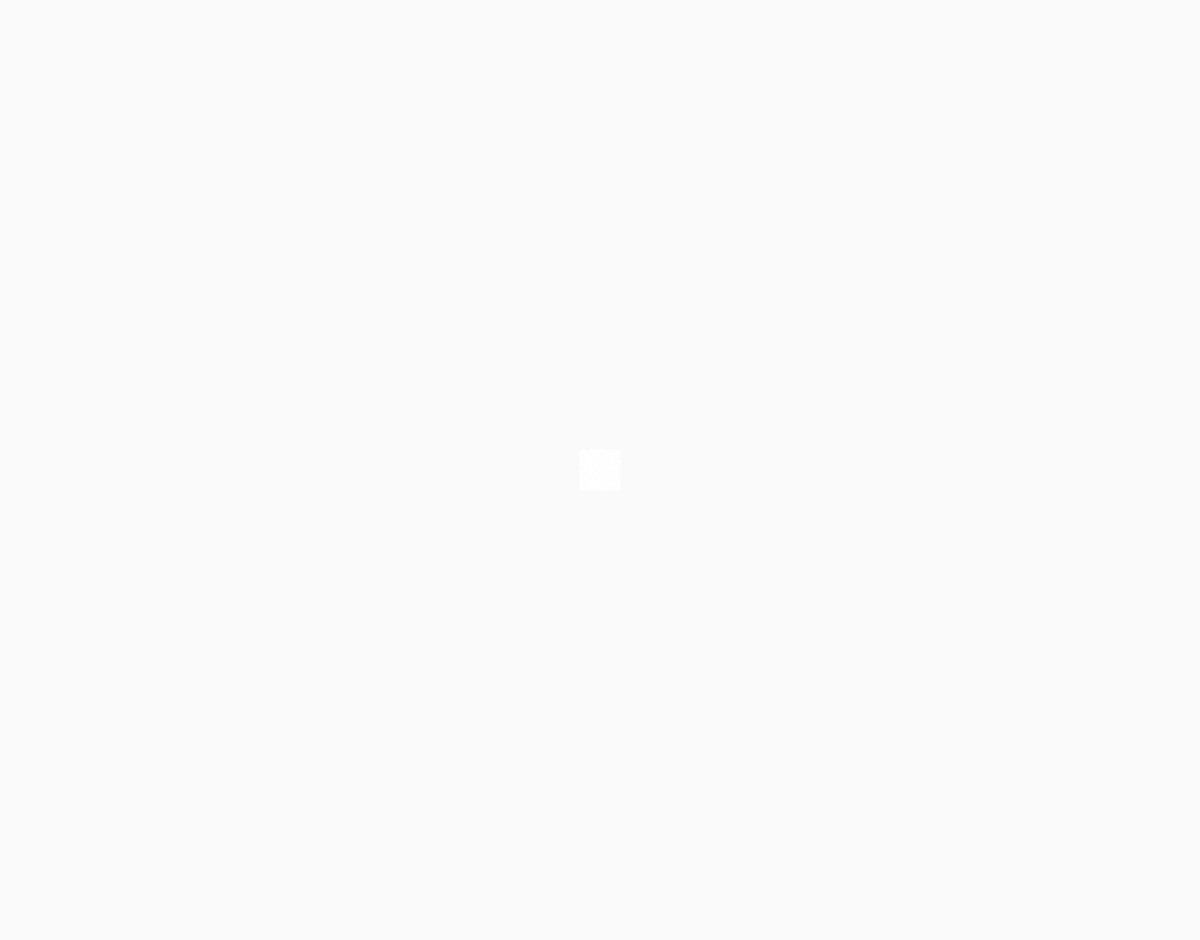
Frame 1 (no input)
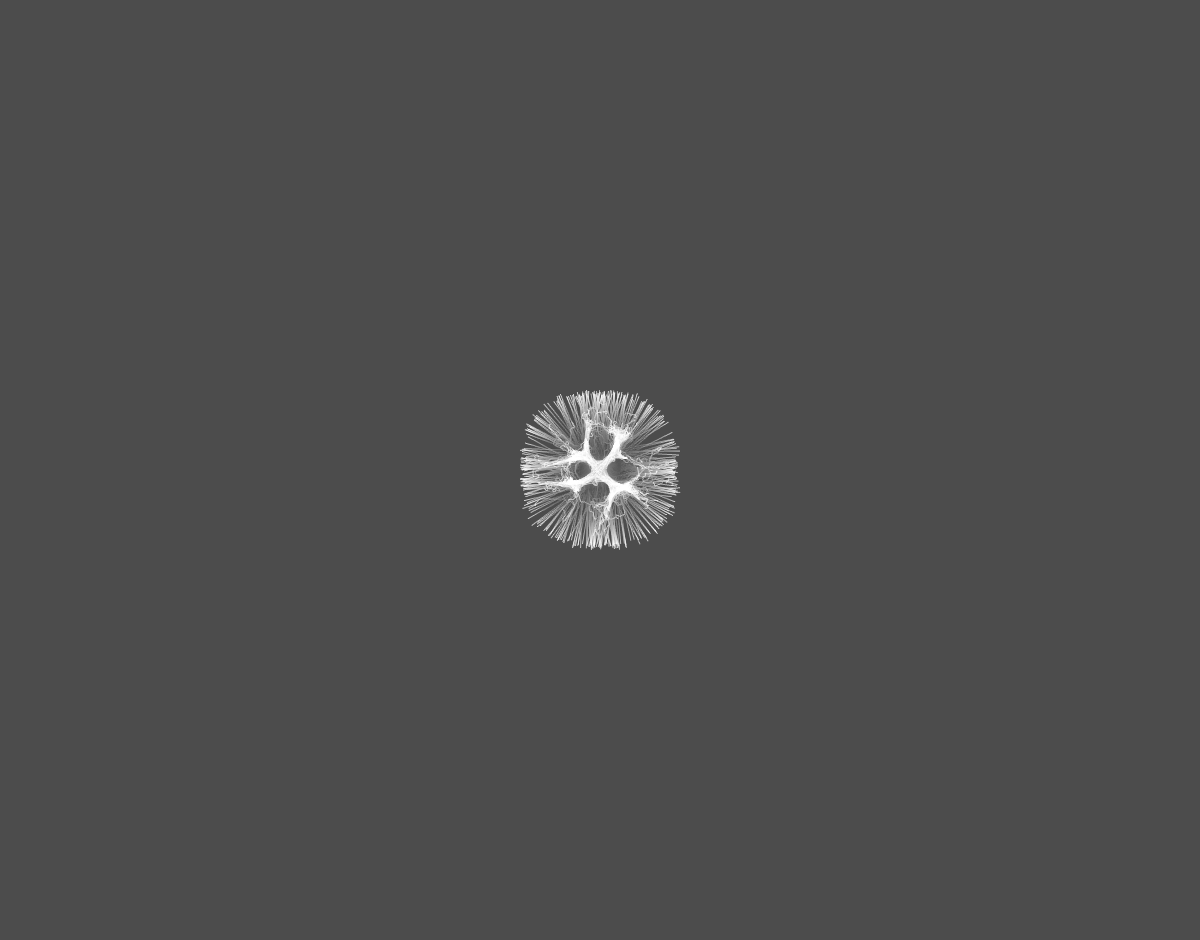
Frame 60 (no input)
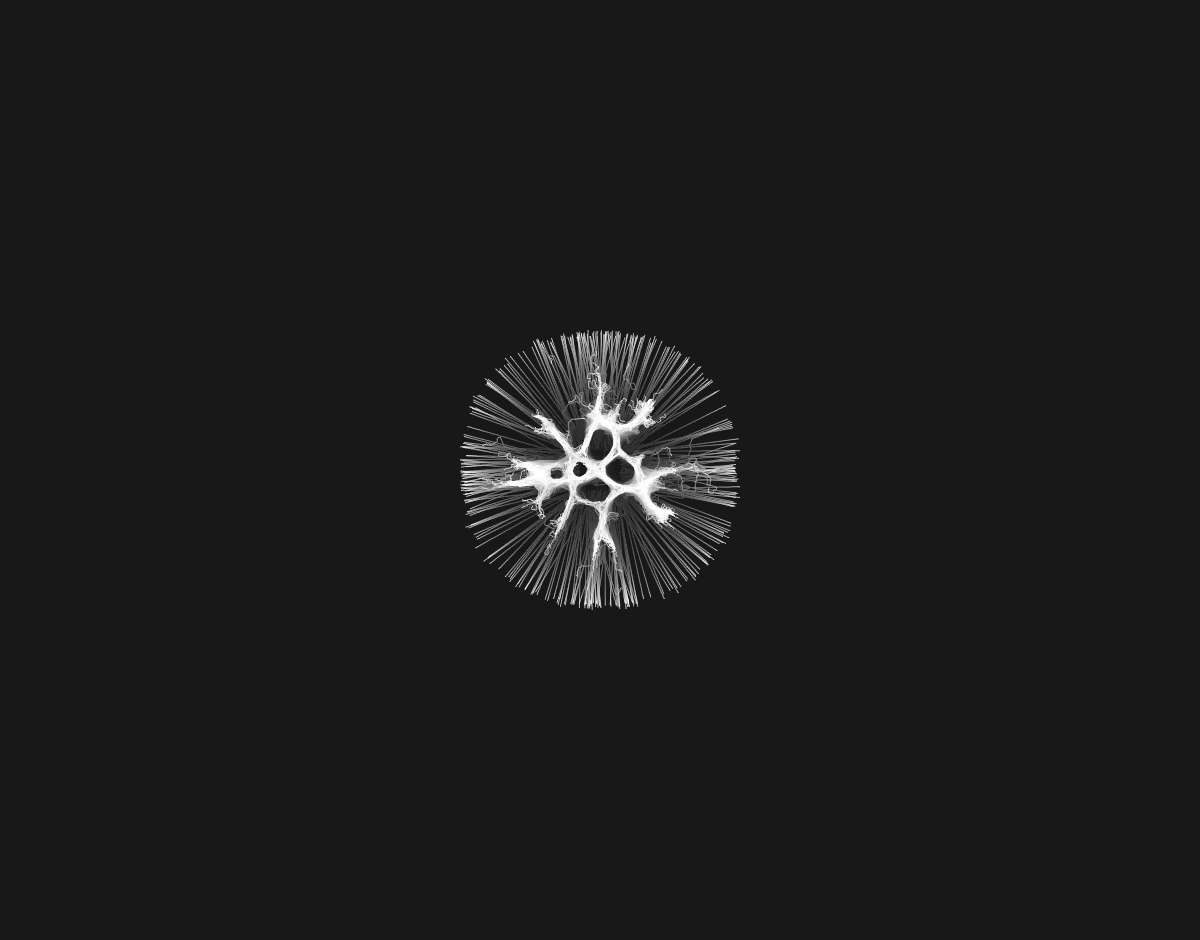
Frame 120 (the mouse pressed at the canvas centre since frame 60)

The p5.js sketch that drew these frames (run headless with seeded random() and noise() and a simulated clock; from frame 60 on, the mouse is pressed at the canvas centre):

// p5.js sketch
// ── sketch.js
// https://editor.p5js.org/jht9629-nyu/sketches/n4PPY4sF1
// Slime Molds v2
// reset when hit edges of canvas 
// colorized

let molds = [];
let num = 4000;
let d;
let my = {};
// Reset after my.resetTime secs
// my.resetTime = 10.0;
// my.lapseTime = 0;
my.cycleIndex = 0;
my.cycleColors = ['white', 'red', 'green', 'gold', 'black'];

function setup() {
  createCanvas(windowWidth, windowHeight - 60);
  angleMode(DEGREES);
  d = pixelDensity();

  create_ui();

  init_molds();
}

function init_molds() {
  my.wrapX = 0;
  my.wrapY = 0;
  for (let i = 0; i < num; i++) {
    molds[i] = new Mold();
  }
}

function draw() {
  background(0, 5);
  loadPixels();

  for (let i = 0; i < num; i++) {
    molds[i].update();
    molds[i].display();
  }
  if (my.wrapX && my.wrapY) {
    my.cycleIndex = (my.cycleIndex + 1) % my.cycleColors.length;
    init_molds();
  }
  // my.lapseTime += deltaTime / 1000.0;
  // if (my.lapseTime > my.resetTime) {
  //   my.lapseTime = 0;
  //   init_molds();
  // }
}

class Mold {
  constructor() {
    // Mold variables
    // this.x = random(width);
    // this.y = random(height);
    this.x = random(width / 2 - 20, width / 2 + 20);
    this.y = random(height / 2 - 20, height / 2 + 20);
    this.r = 0.5;

    this.heading = random(360);
    this.vx = cos(this.heading);
    this.vy = sin(this.heading);
    this.rotAngle = 45;

    // Sensor variables
    this.rSensorPos = createVector(0, 0);
    this.lSensorPos = createVector(0, 0);
    this.fSensorPos = createVector(0, 0);
    this.sensorAngle = 45;
    this.sensorDist = 10;
  }

  update() {
    this.vx = cos(this.heading);
    this.vy = sin(this.heading);


    this.wrapCheck();
    // Using % Modulo expression to wrap around the canvas
    this.x = (this.x + this.vx + width) % width;
    this.y = (this.y + this.vy + height) % height;

    // Get 3 sensor positions based on current position and heading
    this.getSensorPos(this.rSensorPos, this.heading + this.sensorAngle);
    this.getSensorPos(this.lSensorPos, this.heading - this.sensorAngle);
    this.getSensorPos(this.fSensorPos, this.heading);

    // Get indices of the 3 sensor positions and get the color values from those indices
    let index, l, r, f;
    index = 4 * (d * floor(this.rSensorPos.y)) * (d * width) + 4 * (d * floor(this.rSensorPos.x));
    r = pixels[index];

    index = 4 * (d * floor(this.lSensorPos.y)) * (d * width) + 4 * (d * floor(this.lSensorPos.x));
    l = pixels[index];

    index = 4 * (d * floor(this.fSensorPos.y)) * (d * width) + 4 * (d * floor(this.fSensorPos.x));
    f = pixels[index];

    // Compare values of f, l, and r to determine movement
    if (f > l && f > r) {
      this.heading += 0;
    } else if (f < l && f < r) {
      if (random(1) < 0.5) {
        this.heading += this.rotAngle;
      } else {
        this.heading -= this.rotAngle;
      }
    } else if (l > r) {
      this.heading += -this.rotAngle;
    } else if (r > l) {
      this.heading += this.rotAngle;
    }
  }

  // set my.wrapped if x or y will wrap around
  wrapCheck() {
    let nx = this.x + this.vx;
    let ny = this.y + this.vy;
    if (nx >= width || nx <= 0) my.wrapX = 1;
    if (ny >= height || ny <= 0) my.wrapY = 1;
    // let willWrap = nx >= width || nx <= 0 || ny >= height || ny <= 0;
    // if (willWrap) my.willWarp = 1;
  }
  
  display() {
    noStroke();
    // fill(255);
    let clr = my.cycleColors[my.cycleIndex];
    fill(clr);
    ellipse(this.x, this.y, this.r * 2, this.r * 2);

    // line(this.x, this.y, this.x + this.r*3*this.vx, this.y + this.r*3*this.vy);
    // fill(255, 0, 0);
    // ellipse(this.rSensorPos.x, this.rSensorPos.y, this.r*2, this.r*2);
    // ellipse(this.lSensorPos.x, this.lSensorPos.y, this.r*2, this.r*2);
    // ellipse(this.fSensorPos.x, this.fSensorPos.y, this.r*2, this.r*2);
  }

  getSensorPos(sensor, angle) {
    sensor.x = (this.x + this.sensorDist * cos(angle) + width) % width;
    sensor.y = (this.y + this.sensorDist * sin(angle) + height) % height;
  }
}

function create_ui() {
  my.fullScreenBtn = createButton('?v=27 Full Screen');
  my.fullScreenBtn.mousePressed(full_screen_action);
  my.fullScreenBtn.style('font-size:42px');
}

function full_screen_action() {
  my.fullScreenBtn.remove();
  fullscreen(1);
  let delay = 3000;
  setTimeout(ui_present_window, delay);
}

function ui_present_window() {
  resizeCanvas(windowWidth, windowHeight);
  init_molds();
}

// function windowResized() {
//   // resizeCanvas(windowWidth, windowHeight);
//   ui_present_window();
// }

// https://editor.p5js.org/jht9629-nyu/sketches/Ol61gpdR1
// Slime Molds v0

// https://openprocessing.org/sketch/2213463

/*
----- Coding Tutorial by Patt Vira ----- 
Name: Slime Molds (Physarum)
Video Tutorial: https://youtu.be/VyXxSNcgDtg

References: 
1. Algorithm by Jeff Jones: 
https://uwe-repository.worktribe.com/output/980579/characteristics-of-pattern-formation-and-evolution-in-approximations-of-physarum-transport-networks

Connect with Patt: @pattvira
https://www.pattvira.com/
----------------------------------------
*/

// https://editor.p5js.org/jht9629-nyu/sketches/JG8Tv5W90
// Slime Molds v1
